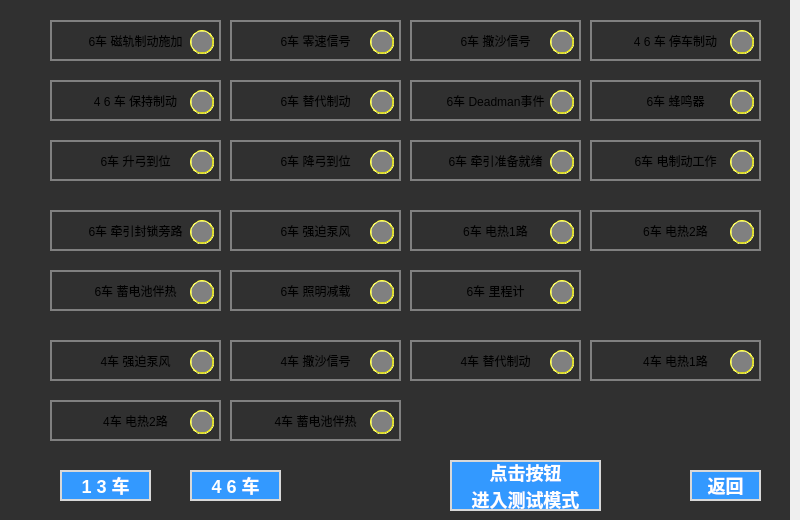
<?xml version="1.0" encoding="UTF-8"?>
<ui version="4.0">
 <class>VehicleFactoryTestPage2</class>
 <widget class="QWidget" name="VehicleFactoryTestPage2">
  <property name="geometry">
   <rect>
    <x>0</x>
    <y>0</y>
    <width>800</width>
    <height>520</height>
   </rect>
  </property>
  <property name="windowTitle">
   <string>Form</string>
  </property>
  <property name="styleSheet">
   <string notr="true">QPushButton
{
	font: 12px;
	color: black;
	border:2px solid gray;
	background-color: qlineargradient(x1: 0, y1 :0, x2: 1, y2: 1,
				stop:0 white, stop: 0.618 rgb(213, 213, 238), stop: 1 white);
}</string>
  </property>
  <widget class="QLabel" name="lVehicleFactoryTestPage_blMCDo1State_11">
   <property name="geometry">
    <rect>
     <x>550</x>
     <y>150</y>
     <width>24</width>
     <height>24</height>
    </rect>
   </property>
   <property name="styleSheet">
    <string notr="true">border-radius: 12px;
border: 1px groove yellow;
background-color: gray;</string>
   </property>
   <property name="text">
    <string/>
   </property>
  </widget>
  <widget class="QPushButton" name="VehicleFactoryTestPage_button_MDO1_9">
   <property name="geometry">
    <rect>
     <x>50</x>
     <y>400</y>
     <width>171</width>
     <height>41</height>
    </rect>
   </property>
   <property name="focusPolicy">
    <enum>Qt::NoFocus</enum>
   </property>
   <property name="styleSheet">
    <string notr="true"/>
   </property>
   <property name="text">
    <string>4车 电热2路</string>
   </property>
  </widget>
  <widget class="QLabel" name="lVehicleFactoryTestPage_blMCDo1State_8">
   <property name="geometry">
    <rect>
     <x>730</x>
     <y>90</y>
     <width>24</width>
     <height>24</height>
    </rect>
   </property>
   <property name="styleSheet">
    <string notr="true">border-radius: 12px;
border: 1px groove yellow;
background-color: gray;</string>
   </property>
   <property name="text">
    <string/>
   </property>
  </widget>
  <widget class="QPushButton" name="VehicleFactoryTestPage_button_MCDO1_4">
   <property name="geometry">
    <rect>
     <x>590</x>
     <y>20</y>
     <width>171</width>
     <height>41</height>
    </rect>
   </property>
   <property name="focusPolicy">
    <enum>Qt::NoFocus</enum>
   </property>
   <property name="styleSheet">
    <string notr="true"/>
   </property>
   <property name="text">
    <string>4 6 车 停车制动</string>
   </property>
  </widget>
  <widget class="QPushButton" name="VehicleFactoryTestPage_button_MCDO1_10">
   <property name="geometry">
    <rect>
     <x>230</x>
     <y>140</y>
     <width>171</width>
     <height>41</height>
    </rect>
   </property>
   <property name="focusPolicy">
    <enum>Qt::NoFocus</enum>
   </property>
   <property name="styleSheet">
    <string notr="true"/>
   </property>
   <property name="text">
    <string>6车 降弓到位</string>
   </property>
  </widget>
  <widget class="QLabel" name="lVehicleFactoryTestPage_blMCDo2State_1">
   <property name="geometry">
    <rect>
     <x>190</x>
     <y>220</y>
     <width>24</width>
     <height>24</height>
    </rect>
   </property>
   <property name="styleSheet">
    <string notr="true">border-radius: 12px;
border: 1px groove yellow;
background-color: gray;</string>
   </property>
   <property name="text">
    <string/>
   </property>
  </widget>
  <widget class="QPushButton" name="VehicleFactoryTestPage_button_MCDO1_6">
   <property name="geometry">
    <rect>
     <x>230</x>
     <y>80</y>
     <width>171</width>
     <height>41</height>
    </rect>
   </property>
   <property name="focusPolicy">
    <enum>Qt::NoFocus</enum>
   </property>
   <property name="styleSheet">
    <string notr="true"/>
   </property>
   <property name="text">
    <string>6车 替代制动</string>
   </property>
  </widget>
  <widget class="QPushButton" name="VehicleFactoryTestPage_button_MCDO2_8">
   <property name="geometry">
    <rect>
     <x>230</x>
     <y>270</y>
     <width>171</width>
     <height>41</height>
    </rect>
   </property>
   <property name="focusPolicy">
    <enum>Qt::NoFocus</enum>
   </property>
   <property name="styleSheet">
    <string notr="true"/>
   </property>
   <property name="text">
    <string>6车 照明减载</string>
   </property>
  </widget>
  <widget class="QLabel" name="lVehicleFactoryTestPage_blMDo1State_9">
   <property name="geometry">
    <rect>
     <x>190</x>
     <y>410</y>
     <width>24</width>
     <height>24</height>
    </rect>
   </property>
   <property name="styleSheet">
    <string notr="true">border-radius: 12px;
border: 1px groove yellow;
background-color: gray;</string>
   </property>
   <property name="text">
    <string/>
   </property>
  </widget>
  <widget class="QPushButton" name="VehicleFactoryTestPage_button_MCDO2_5">
   <property name="geometry">
    <rect>
     <x>590</x>
     <y>210</y>
     <width>171</width>
     <height>41</height>
    </rect>
   </property>
   <property name="focusPolicy">
    <enum>Qt::NoFocus</enum>
   </property>
   <property name="styleSheet">
    <string notr="true"/>
   </property>
   <property name="text">
    <string>6车 电热2路</string>
   </property>
  </widget>
  <widget class="QLabel" name="VehicleFactoryTestPage_background">
   <property name="geometry">
    <rect>
     <x>-10</x>
     <y>0</y>
     <width>800</width>
     <height>520</height>
    </rect>
   </property>
   <property name="styleSheet">
    <string notr="true">background-color: rgb(48, 48, 48);</string>
   </property>
   <property name="text">
    <string/>
   </property>
  </widget>
  <widget class="QLabel" name="lVehicleFactoryTestPage_blMDo1State_5">
   <property name="geometry">
    <rect>
     <x>550</x>
     <y>350</y>
     <width>24</width>
     <height>24</height>
    </rect>
   </property>
   <property name="styleSheet">
    <string notr="true">border-radius: 12px;
border: 1px groove yellow;
background-color: gray;</string>
   </property>
   <property name="text">
    <string/>
   </property>
  </widget>
  <widget class="QLabel" name="lVehicleFactoryTestPage_blMCDo1State_2">
   <property name="geometry">
    <rect>
     <x>370</x>
     <y>30</y>
     <width>24</width>
     <height>24</height>
    </rect>
   </property>
   <property name="styleSheet">
    <string notr="true">border-radius: 12px;
border: 1px groove yellow;
background-color: gray;</string>
   </property>
   <property name="text">
    <string/>
   </property>
  </widget>
  <widget class="QPushButton" name="VehicleFactoryTestPage_button_teststart">
   <property name="geometry">
    <rect>
     <x>450</x>
     <y>460</y>
     <width>151</width>
     <height>51</height>
    </rect>
   </property>
   <property name="focusPolicy">
    <enum>Qt::NoFocus</enum>
   </property>
   <property name="styleSheet">
    <string notr="true">font: 75 bold 18px ;
color: rgb(255, 255, 255);
background-color: rgb(51, 153, 255);
border-color: rgb(216, 216, 216);</string>
   </property>
   <property name="text">
    <string>点击按钮
进入测试模式</string>
   </property>
  </widget>
  <widget class="QPushButton" name="VehicleFactoryTestPage_button_MCDO2_3">
   <property name="geometry">
    <rect>
     <x>230</x>
     <y>210</y>
     <width>171</width>
     <height>41</height>
    </rect>
   </property>
   <property name="focusPolicy">
    <enum>Qt::NoFocus</enum>
   </property>
   <property name="styleSheet">
    <string notr="true"/>
   </property>
   <property name="text">
    <string>6车 强迫泵风</string>
   </property>
  </widget>
  <widget class="QPushButton" name="VehicleFactoryTestPage_button_MCDO1_3">
   <property name="geometry">
    <rect>
     <x>410</x>
     <y>20</y>
     <width>171</width>
     <height>41</height>
    </rect>
   </property>
   <property name="focusPolicy">
    <enum>Qt::NoFocus</enum>
   </property>
   <property name="styleSheet">
    <string notr="true"/>
   </property>
   <property name="text">
    <string>6车 撒沙信号</string>
   </property>
  </widget>
  <widget class="QLabel" name="lVehicleFactoryTestPage_blMCDo1State_1">
   <property name="geometry">
    <rect>
     <x>190</x>
     <y>30</y>
     <width>24</width>
     <height>24</height>
    </rect>
   </property>
   <property name="styleSheet">
    <string notr="true">border-radius: 12px;
border: 1px groove yellow;
background-color: gray;</string>
   </property>
   <property name="text">
    <string/>
   </property>
  </widget>
  <widget class="QLabel" name="lVehicleFactoryTestPage_blMCDo2State_12">
   <property name="geometry">
    <rect>
     <x>550</x>
     <y>280</y>
     <width>24</width>
     <height>24</height>
    </rect>
   </property>
   <property name="styleSheet">
    <string notr="true">border-radius: 12px;
border: 1px groove yellow;
background-color: gray;</string>
   </property>
   <property name="text">
    <string/>
   </property>
  </widget>
  <widget class="QLabel" name="lVehicleFactoryTestPage_blMCDo1State_13">
   <property name="geometry">
    <rect>
     <x>730</x>
     <y>150</y>
     <width>24</width>
     <height>24</height>
    </rect>
   </property>
   <property name="styleSheet">
    <string notr="true">border-radius: 12px;
border: 1px groove yellow;
background-color: gray;</string>
   </property>
   <property name="text">
    <string/>
   </property>
  </widget>
  <widget class="QLabel" name="lVehicleFactoryTestPage_blMCDo1State_3">
   <property name="geometry">
    <rect>
     <x>550</x>
     <y>30</y>
     <width>24</width>
     <height>24</height>
    </rect>
   </property>
   <property name="styleSheet">
    <string notr="true">border-radius: 12px;
border: 1px groove yellow;
background-color: gray;</string>
   </property>
   <property name="text">
    <string/>
   </property>
  </widget>
  <widget class="QLabel" name="lVehicleFactoryTestPage_blMCDo1State_7">
   <property name="geometry">
    <rect>
     <x>550</x>
     <y>90</y>
     <width>24</width>
     <height>24</height>
    </rect>
   </property>
   <property name="styleSheet">
    <string notr="true">border-radius: 12px;
border: 1px groove yellow;
background-color: gray;</string>
   </property>
   <property name="text">
    <string/>
   </property>
  </widget>
  <widget class="QPushButton" name="VehicleFactoryTestPage_button_MDO1_3">
   <property name="geometry">
    <rect>
     <x>230</x>
     <y>340</y>
     <width>171</width>
     <height>41</height>
    </rect>
   </property>
   <property name="focusPolicy">
    <enum>Qt::NoFocus</enum>
   </property>
   <property name="styleSheet">
    <string notr="true"/>
   </property>
   <property name="text">
    <string>4车 撒沙信号</string>
   </property>
  </widget>
  <widget class="QLabel" name="lVehicleFactoryTestPage_blMDo1State_8">
   <property name="geometry">
    <rect>
     <x>730</x>
     <y>350</y>
     <width>24</width>
     <height>24</height>
    </rect>
   </property>
   <property name="styleSheet">
    <string notr="true">border-radius: 12px;
border: 1px groove yellow;
background-color: gray;</string>
   </property>
   <property name="text">
    <string/>
   </property>
  </widget>
  <widget class="QPushButton" name="VehicleFactoryTestPage_button_MCDO1_5">
   <property name="geometry">
    <rect>
     <x>50</x>
     <y>80</y>
     <width>171</width>
     <height>41</height>
    </rect>
   </property>
   <property name="focusPolicy">
    <enum>Qt::NoFocus</enum>
   </property>
   <property name="styleSheet">
    <string notr="true"/>
   </property>
   <property name="text">
    <string>4 6 车 保持制动</string>
   </property>
  </widget>
  <widget class="QLabel" name="lVehicleFactoryTestPage_blMDo1State_3">
   <property name="geometry">
    <rect>
     <x>370</x>
     <y>350</y>
     <width>24</width>
     <height>24</height>
    </rect>
   </property>
   <property name="styleSheet">
    <string notr="true">border-radius: 12px;
border: 1px groove yellow;
background-color: gray;</string>
   </property>
   <property name="text">
    <string/>
   </property>
  </widget>
  <widget class="QPushButton" name="VehicleFactoryTestPage_button_MCDO1_8">
   <property name="geometry">
    <rect>
     <x>590</x>
     <y>80</y>
     <width>171</width>
     <height>41</height>
    </rect>
   </property>
   <property name="focusPolicy">
    <enum>Qt::NoFocus</enum>
   </property>
   <property name="styleSheet">
    <string notr="true"/>
   </property>
   <property name="text">
    <string>6车 蜂鸣器</string>
   </property>
  </widget>
  <widget class="QLabel" name="lVehicleFactoryTestPage_blMCDo1State_9">
   <property name="geometry">
    <rect>
     <x>190</x>
     <y>150</y>
     <width>24</width>
     <height>24</height>
    </rect>
   </property>
   <property name="styleSheet">
    <string notr="true">border-radius: 12px;
border: 1px groove yellow;
background-color: gray;</string>
   </property>
   <property name="text">
    <string/>
   </property>
  </widget>
  <widget class="QLabel" name="lVehicleFactoryTestPage_blMDo1State_10">
   <property name="geometry">
    <rect>
     <x>370</x>
     <y>410</y>
     <width>24</width>
     <height>24</height>
    </rect>
   </property>
   <property name="styleSheet">
    <string notr="true">border-radius: 12px;
border: 1px groove yellow;
background-color: gray;</string>
   </property>
   <property name="text">
    <string/>
   </property>
  </widget>
  <widget class="QPushButton" name="VehicleFactoryTestPage_button_MDO1_5">
   <property name="geometry">
    <rect>
     <x>410</x>
     <y>340</y>
     <width>171</width>
     <height>41</height>
    </rect>
   </property>
   <property name="focusPolicy">
    <enum>Qt::NoFocus</enum>
   </property>
   <property name="styleSheet">
    <string notr="true"/>
   </property>
   <property name="text">
    <string>4车 替代制动</string>
   </property>
  </widget>
  <widget class="QLabel" name="lVehicleFactoryTestPage_blMCDo2State_3">
   <property name="geometry">
    <rect>
     <x>370</x>
     <y>220</y>
     <width>24</width>
     <height>24</height>
    </rect>
   </property>
   <property name="styleSheet">
    <string notr="true">border-radius: 12px;
border: 1px groove yellow;
background-color: gray;</string>
   </property>
   <property name="text">
    <string/>
   </property>
  </widget>
  <widget class="QPushButton" name="VehicleFactoryTestPage_button_MDO1_2">
   <property name="geometry">
    <rect>
     <x>50</x>
     <y>340</y>
     <width>171</width>
     <height>41</height>
    </rect>
   </property>
   <property name="focusPolicy">
    <enum>Qt::NoFocus</enum>
   </property>
   <property name="styleSheet">
    <string notr="true"/>
   </property>
   <property name="text">
    <string>4车 强迫泵风</string>
   </property>
  </widget>
  <widget class="QLabel" name="lVehicleFactoryTestPage_blMCDo1State_5">
   <property name="geometry">
    <rect>
     <x>190</x>
     <y>90</y>
     <width>24</width>
     <height>24</height>
    </rect>
   </property>
   <property name="styleSheet">
    <string notr="true">border-radius: 12px;
border: 1px groove yellow;
background-color: gray;</string>
   </property>
   <property name="text">
    <string/>
   </property>
  </widget>
  <widget class="QPushButton" name="VehicleFactoryTestPage_button_MCDO1_7">
   <property name="geometry">
    <rect>
     <x>410</x>
     <y>80</y>
     <width>171</width>
     <height>41</height>
    </rect>
   </property>
   <property name="focusPolicy">
    <enum>Qt::NoFocus</enum>
   </property>
   <property name="styleSheet">
    <string notr="true"/>
   </property>
   <property name="text">
    <string>6车 Deadman事件</string>
   </property>
  </widget>
  <widget class="QPushButton" name="VehicleFactoryTestPage_button_2car">
   <property name="geometry">
    <rect>
     <x>190</x>
     <y>470</y>
     <width>91</width>
     <height>31</height>
    </rect>
   </property>
   <property name="focusPolicy">
    <enum>Qt::NoFocus</enum>
   </property>
   <property name="styleSheet">
    <string notr="true">font: 75 bold 18px ;
color: rgb(255, 255, 255);
background-color: rgb(51, 153, 255);
border-color: rgb(216, 216, 216);</string>
   </property>
   <property name="text">
    <string>4 6 车</string>
   </property>
  </widget>
  <widget class="QLabel" name="lVehicleFactoryTestPage_blMCDo2State_4">
   <property name="geometry">
    <rect>
     <x>550</x>
     <y>220</y>
     <width>24</width>
     <height>24</height>
    </rect>
   </property>
   <property name="styleSheet">
    <string notr="true">border-radius: 12px;
border: 1px groove yellow;
background-color: gray;</string>
   </property>
   <property name="text">
    <string/>
   </property>
  </widget>
  <widget class="QPushButton" name="VehicleFactoryTestPage_button_MCDO1_13">
   <property name="geometry">
    <rect>
     <x>590</x>
     <y>140</y>
     <width>171</width>
     <height>41</height>
    </rect>
   </property>
   <property name="focusPolicy">
    <enum>Qt::NoFocus</enum>
   </property>
   <property name="styleSheet">
    <string notr="true"/>
   </property>
   <property name="text">
    <string>6车 电制动工作</string>
   </property>
  </widget>
  <widget class="QPushButton" name="VehicleFactoryTestPage_button_MCDO1_9">
   <property name="geometry">
    <rect>
     <x>50</x>
     <y>140</y>
     <width>171</width>
     <height>41</height>
    </rect>
   </property>
   <property name="focusPolicy">
    <enum>Qt::NoFocus</enum>
   </property>
   <property name="styleSheet">
    <string notr="true"/>
   </property>
   <property name="text">
    <string>6车 升弓到位</string>
   </property>
  </widget>
  <widget class="QLabel" name="lVehicleFactoryTestPage_blMCDo2State_8">
   <property name="geometry">
    <rect>
     <x>370</x>
     <y>280</y>
     <width>24</width>
     <height>24</height>
    </rect>
   </property>
   <property name="styleSheet">
    <string notr="true">border-radius: 12px;
border: 1px groove yellow;
background-color: gray;</string>
   </property>
   <property name="text">
    <string/>
   </property>
  </widget>
  <widget class="QLabel" name="lVehicleFactoryTestPage_blMCDo1State_4">
   <property name="geometry">
    <rect>
     <x>730</x>
     <y>30</y>
     <width>24</width>
     <height>24</height>
    </rect>
   </property>
   <property name="styleSheet">
    <string notr="true">border-radius: 12px;
border: 1px groove yellow;
background-color: gray;</string>
   </property>
   <property name="text">
    <string/>
   </property>
  </widget>
  <widget class="QPushButton" name="VehicleFactoryTestPage_button_MCDO1_2">
   <property name="geometry">
    <rect>
     <x>230</x>
     <y>20</y>
     <width>171</width>
     <height>41</height>
    </rect>
   </property>
   <property name="focusPolicy">
    <enum>Qt::NoFocus</enum>
   </property>
   <property name="styleSheet">
    <string notr="true"/>
   </property>
   <property name="text">
    <string>6车 零速信号</string>
   </property>
  </widget>
  <widget class="QLabel" name="lVehicleFactoryTestPage_blMCDo2State_7">
   <property name="geometry">
    <rect>
     <x>190</x>
     <y>280</y>
     <width>24</width>
     <height>24</height>
    </rect>
   </property>
   <property name="styleSheet">
    <string notr="true">border-radius: 12px;
border: 1px groove yellow;
background-color: gray;</string>
   </property>
   <property name="text">
    <string/>
   </property>
  </widget>
  <widget class="QPushButton" name="VehicleFactoryTestPage_button_MCDO2_4">
   <property name="geometry">
    <rect>
     <x>410</x>
     <y>210</y>
     <width>171</width>
     <height>41</height>
    </rect>
   </property>
   <property name="focusPolicy">
    <enum>Qt::NoFocus</enum>
   </property>
   <property name="styleSheet">
    <string notr="true"/>
   </property>
   <property name="text">
    <string>6车 电热1路</string>
   </property>
  </widget>
  <widget class="QPushButton" name="VehicleFactoryTestPage_button_MCDO2_12">
   <property name="geometry">
    <rect>
     <x>410</x>
     <y>270</y>
     <width>171</width>
     <height>41</height>
    </rect>
   </property>
   <property name="focusPolicy">
    <enum>Qt::NoFocus</enum>
   </property>
   <property name="styleSheet">
    <string notr="true"/>
   </property>
   <property name="text">
    <string>6车 里程计</string>
   </property>
  </widget>
  <widget class="QPushButton" name="VehicleFactoryTestPage_button_MCDO2_7">
   <property name="geometry">
    <rect>
     <x>50</x>
     <y>270</y>
     <width>171</width>
     <height>41</height>
    </rect>
   </property>
   <property name="focusPolicy">
    <enum>Qt::NoFocus</enum>
   </property>
   <property name="styleSheet">
    <string notr="true"/>
   </property>
   <property name="text">
    <string>6车 蓄电池伴热</string>
   </property>
  </widget>
  <widget class="QPushButton" name="VehicleFactoryTestPage_button_1car">
   <property name="geometry">
    <rect>
     <x>60</x>
     <y>470</y>
     <width>91</width>
     <height>31</height>
    </rect>
   </property>
   <property name="focusPolicy">
    <enum>Qt::NoFocus</enum>
   </property>
   <property name="styleSheet">
    <string notr="true">font: 75 bold 18px ;
color: rgb(255, 255, 255);
background-color: rgb(51, 153, 255);
border-color: rgb(216, 216, 216);</string>
   </property>
   <property name="text">
    <string>1 3 车</string>
   </property>
  </widget>
  <widget class="QPushButton" name="VehicleFactoryTestPage_button_MDO1_8">
   <property name="geometry">
    <rect>
     <x>590</x>
     <y>340</y>
     <width>171</width>
     <height>41</height>
    </rect>
   </property>
   <property name="focusPolicy">
    <enum>Qt::NoFocus</enum>
   </property>
   <property name="styleSheet">
    <string notr="true"/>
   </property>
   <property name="text">
    <string>4车 电热1路</string>
   </property>
  </widget>
  <widget class="QPushButton" name="VehicleFactoryTestPage_button_back">
   <property name="geometry">
    <rect>
     <x>690</x>
     <y>470</y>
     <width>71</width>
     <height>31</height>
    </rect>
   </property>
   <property name="focusPolicy">
    <enum>Qt::NoFocus</enum>
   </property>
   <property name="styleSheet">
    <string notr="true">font: 75 bold 18px ;
color: rgb(255, 255, 255);
background-color: rgb(51, 153, 255);
border-color: rgb(216, 216, 216);</string>
   </property>
   <property name="text">
    <string>返回</string>
   </property>
  </widget>
  <widget class="QPushButton" name="VehicleFactoryTestPage_button_MCDO1_11">
   <property name="geometry">
    <rect>
     <x>410</x>
     <y>140</y>
     <width>171</width>
     <height>41</height>
    </rect>
   </property>
   <property name="focusPolicy">
    <enum>Qt::NoFocus</enum>
   </property>
   <property name="styleSheet">
    <string notr="true"/>
   </property>
   <property name="text">
    <string>6车 牵引准备就绪</string>
   </property>
  </widget>
  <widget class="QLabel" name="lVehicleFactoryTestPage_blMCDo1State_10">
   <property name="geometry">
    <rect>
     <x>370</x>
     <y>150</y>
     <width>24</width>
     <height>24</height>
    </rect>
   </property>
   <property name="styleSheet">
    <string notr="true">border-radius: 12px;
border: 1px groove yellow;
background-color: gray;</string>
   </property>
   <property name="text">
    <string/>
   </property>
  </widget>
  <widget class="QPushButton" name="VehicleFactoryTestPage_button_MDO1_10">
   <property name="geometry">
    <rect>
     <x>230</x>
     <y>400</y>
     <width>171</width>
     <height>41</height>
    </rect>
   </property>
   <property name="focusPolicy">
    <enum>Qt::NoFocus</enum>
   </property>
   <property name="styleSheet">
    <string notr="true"/>
   </property>
   <property name="text">
    <string>4车 蓄电池伴热</string>
   </property>
  </widget>
  <widget class="QPushButton" name="VehicleFactoryTestPage_button_MCDO1_1">
   <property name="geometry">
    <rect>
     <x>50</x>
     <y>20</y>
     <width>171</width>
     <height>41</height>
    </rect>
   </property>
   <property name="focusPolicy">
    <enum>Qt::NoFocus</enum>
   </property>
   <property name="styleSheet">
    <string notr="true"/>
   </property>
   <property name="text">
    <string>6车 磁轨制动施加</string>
   </property>
  </widget>
  <widget class="QLabel" name="lVehicleFactoryTestPage_blMDo1State_2">
   <property name="geometry">
    <rect>
     <x>190</x>
     <y>350</y>
     <width>24</width>
     <height>24</height>
    </rect>
   </property>
   <property name="styleSheet">
    <string notr="true">border-radius: 12px;
border: 1px groove yellow;
background-color: gray;</string>
   </property>
   <property name="text">
    <string/>
   </property>
  </widget>
  <widget class="QLabel" name="lVehicleFactoryTestPage_blMCDo2State_5">
   <property name="geometry">
    <rect>
     <x>730</x>
     <y>220</y>
     <width>24</width>
     <height>24</height>
    </rect>
   </property>
   <property name="styleSheet">
    <string notr="true">border-radius: 12px;
border: 1px groove yellow;
background-color: gray;</string>
   </property>
   <property name="text">
    <string/>
   </property>
  </widget>
  <widget class="QPushButton" name="VehicleFactoryTestPage_button_MCDO2_1">
   <property name="geometry">
    <rect>
     <x>50</x>
     <y>210</y>
     <width>171</width>
     <height>41</height>
    </rect>
   </property>
   <property name="focusPolicy">
    <enum>Qt::NoFocus</enum>
   </property>
   <property name="styleSheet">
    <string notr="true"/>
   </property>
   <property name="text">
    <string>6车 牵引封锁旁路</string>
   </property>
  </widget>
  <widget class="QLabel" name="lVehicleFactoryTestPage_blMCDo1State_6">
   <property name="geometry">
    <rect>
     <x>370</x>
     <y>90</y>
     <width>24</width>
     <height>24</height>
    </rect>
   </property>
   <property name="styleSheet">
    <string notr="true">border-radius: 12px;
border: 1px groove yellow;
background-color: gray;</string>
   </property>
   <property name="text">
    <string/>
   </property>
  </widget>
  <zorder>VehicleFactoryTestPage_background</zorder>
  <zorder>VehicleFactoryTestPage_button_MDO1_9</zorder>
  <zorder>VehicleFactoryTestPage_button_MCDO1_4</zorder>
  <zorder>VehicleFactoryTestPage_button_MCDO1_10</zorder>
  <zorder>VehicleFactoryTestPage_button_MCDO1_6</zorder>
  <zorder>VehicleFactoryTestPage_button_MCDO2_8</zorder>
  <zorder>VehicleFactoryTestPage_button_MCDO2_5</zorder>
  <zorder>VehicleFactoryTestPage_button_teststart</zorder>
  <zorder>VehicleFactoryTestPage_button_MCDO2_3</zorder>
  <zorder>VehicleFactoryTestPage_button_MCDO1_3</zorder>
  <zorder>VehicleFactoryTestPage_button_MDO1_3</zorder>
  <zorder>VehicleFactoryTestPage_button_MCDO1_5</zorder>
  <zorder>VehicleFactoryTestPage_button_MCDO1_8</zorder>
  <zorder>VehicleFactoryTestPage_button_MDO1_5</zorder>
  <zorder>VehicleFactoryTestPage_button_MDO1_2</zorder>
  <zorder>VehicleFactoryTestPage_button_MCDO1_7</zorder>
  <zorder>VehicleFactoryTestPage_button_2car</zorder>
  <zorder>VehicleFactoryTestPage_button_MCDO1_13</zorder>
  <zorder>VehicleFactoryTestPage_button_MCDO1_9</zorder>
  <zorder>VehicleFactoryTestPage_button_MCDO1_2</zorder>
  <zorder>VehicleFactoryTestPage_button_MCDO2_4</zorder>
  <zorder>VehicleFactoryTestPage_button_MCDO2_12</zorder>
  <zorder>VehicleFactoryTestPage_button_MCDO2_7</zorder>
  <zorder>VehicleFactoryTestPage_button_1car</zorder>
  <zorder>VehicleFactoryTestPage_button_MDO1_8</zorder>
  <zorder>VehicleFactoryTestPage_button_back</zorder>
  <zorder>VehicleFactoryTestPage_button_MCDO1_11</zorder>
  <zorder>VehicleFactoryTestPage_button_MDO1_10</zorder>
  <zorder>VehicleFactoryTestPage_button_MCDO1_1</zorder>
  <zorder>VehicleFactoryTestPage_button_MCDO2_1</zorder>
  <zorder>lVehicleFactoryTestPage_blMCDo2State_4</zorder>
  <zorder>lVehicleFactoryTestPage_blMDo1State_10</zorder>
  <zorder>lVehicleFactoryTestPage_blMCDo1State_1</zorder>
  <zorder>lVehicleFactoryTestPage_blMCDo1State_10</zorder>
  <zorder>lVehicleFactoryTestPage_blMDo1State_8</zorder>
  <zorder>lVehicleFactoryTestPage_blMCDo2State_5</zorder>
  <zorder>lVehicleFactoryTestPage_blMCDo2State_3</zorder>
  <zorder>lVehicleFactoryTestPage_blMCDo1State_2</zorder>
  <zorder>lVehicleFactoryTestPage_blMCDo1State_9</zorder>
  <zorder>lVehicleFactoryTestPage_blMCDo2State_1</zorder>
  <zorder>lVehicleFactoryTestPage_blMDo1State_2</zorder>
  <zorder>lVehicleFactoryTestPage_blMCDo1State_5</zorder>
  <zorder>lVehicleFactoryTestPage_blMCDo2State_8</zorder>
  <zorder>lVehicleFactoryTestPage_blMCDo1State_8</zorder>
  <zorder>lVehicleFactoryTestPage_blMDo1State_9</zorder>
  <zorder>lVehicleFactoryTestPage_blMCDo1State_11</zorder>
  <zorder>lVehicleFactoryTestPage_blMCDo1State_4</zorder>
  <zorder>lVehicleFactoryTestPage_blMCDo2State_12</zorder>
  <zorder>lVehicleFactoryTestPage_blMCDo1State_13</zorder>
  <zorder>lVehicleFactoryTestPage_blMCDo1State_3</zorder>
  <zorder>lVehicleFactoryTestPage_blMCDo2State_7</zorder>
  <zorder>lVehicleFactoryTestPage_blMDo1State_3</zorder>
  <zorder>lVehicleFactoryTestPage_blMCDo1State_6</zorder>
  <zorder>lVehicleFactoryTestPage_blMDo1State_5</zorder>
  <zorder>lVehicleFactoryTestPage_blMCDo1State_7</zorder>
 </widget>
 <resources/>
 <connections/>
</ui>
